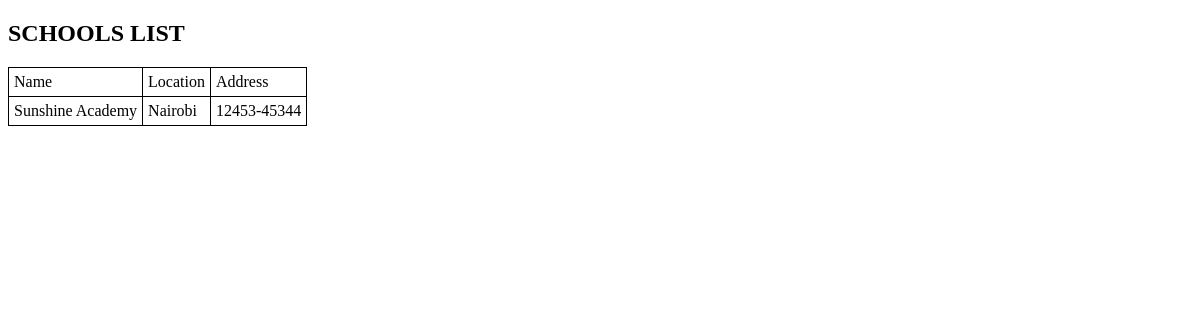
The app's page /schools/, older data.
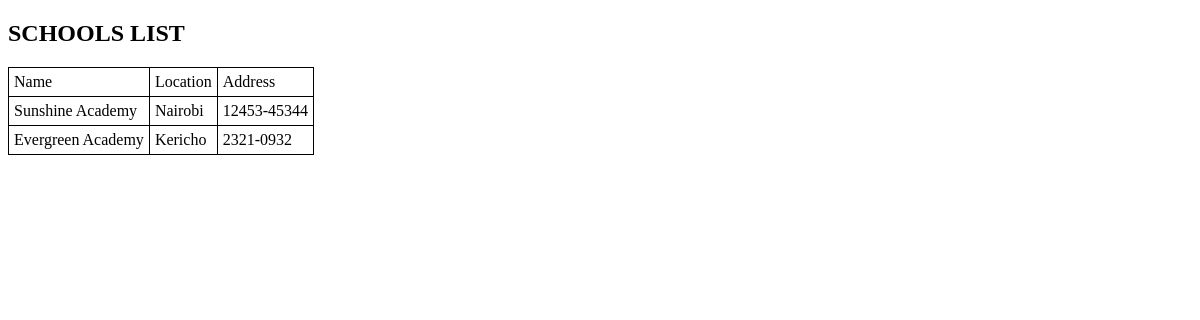
The same page, newer data.
### class/models.py (models this page shows, shortened)
class School(models.Model):
    name = models.CharField(max_length=50, blank=False)
    location = models.CharField(max_length=50, blank=False)
    address = models.CharField(max_length=20, blank=False)

### class/views.py (the view)
# urls.py: path('schools/', views.schools, name='schools'),
def schools(request):
    school = School.objects.all()
    return render(request, 'schools.html', {"schools": school})

### class/templates/schools.html (shortened to what this page needs)
<!DOCTYPE html>
<html lang="en">
<head>
</head>
<body>
<h2>SCHOOLS LIST</h2>
<table>
    <tr>
        <td>Name</td>
        <td>Location</td>
        <td>Address</td>
    </tr>
    {% for y in schools %}
    <tr>
        <td>{{ y.name }}</td>
        <td>{{ y.location }}</td>
        <td>{{ y.address }}</td>
    </tr>
    {% endfor %}
</table>
</body>
</html>

Row changes from the older to the newer data that the page shows:
added School: name "Evergreen Academy", location "Kericho", address "2321-0932"
